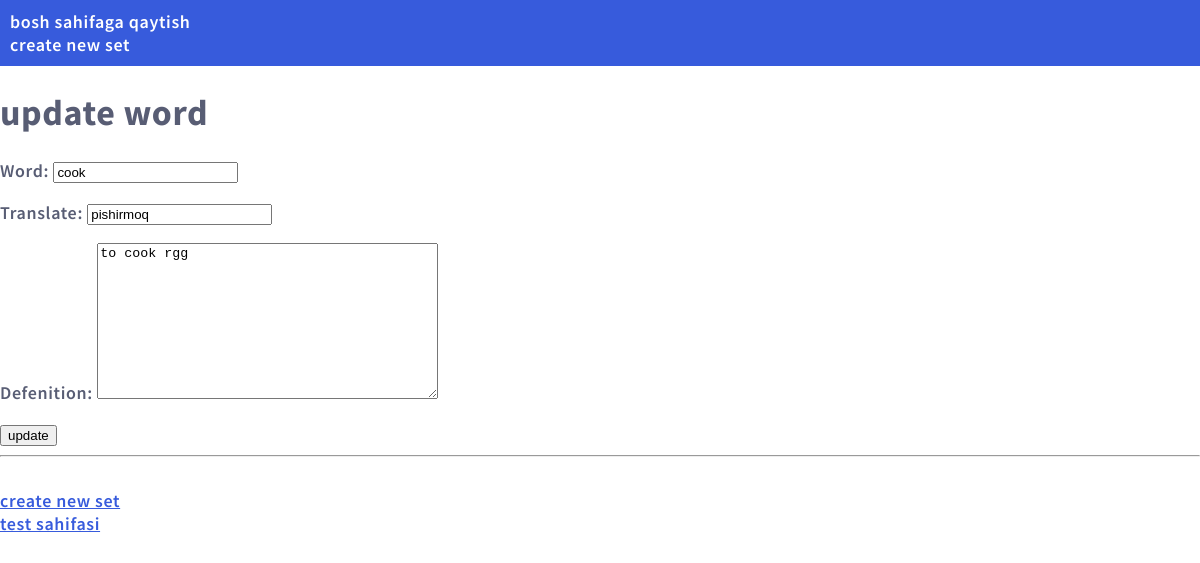
Page /2/update/ on the committed database.
### my_card/models.py (models this page shows, shortened)
class Word(models.Model):
    word = models.CharField(max_length=100)
    translate = models.CharField(max_length=255)
    defenition = models.TextField(blank=True)
    set_id = models.ForeignKey(Set, on_delete=models.CASCADE, related_name='word_set')

### my_card/views.py (the view, shortened to what this page needs)
# urls.py: path('<int:id>/update/', views.update, name='update'),
def update(request, id):
    someword = Word.objects.get(id=id)
    form=WordForm(instance=someword)
    return render(request, "my_card/word_update.html", {"form": form})

### my_card/forms.py
class WordForm(forms.ModelForm):
    class Meta:
        model = Word #qaysi model uchun forma yasayotganimizni ko'rsatamiz
        exclude = ['set_id']  # set_id polyasidan boshqa barcha polyalar uchun forma yaratadi

### my_card/templates/my_card/word_update.html (shortened to what this page needs)
{% extends "my_card/base.html" %}
{% block content %}
<h1>update word</h1>
<form action=""  method="POST">
    {{ form.as_p }}
    <input type="submit" value="update">
</form>
{% endblock %}

### mystaticfiles/mystyles.css (style rules this page uses)
body { margin:0; font: 600 18px 'Source Sans Pro', sans-serif; letter-spacing: 0.64px; color: #585d74; }

### rows in the picture
Word: word "cook", translate "pishirmoq", defenition "to cook rgg"
